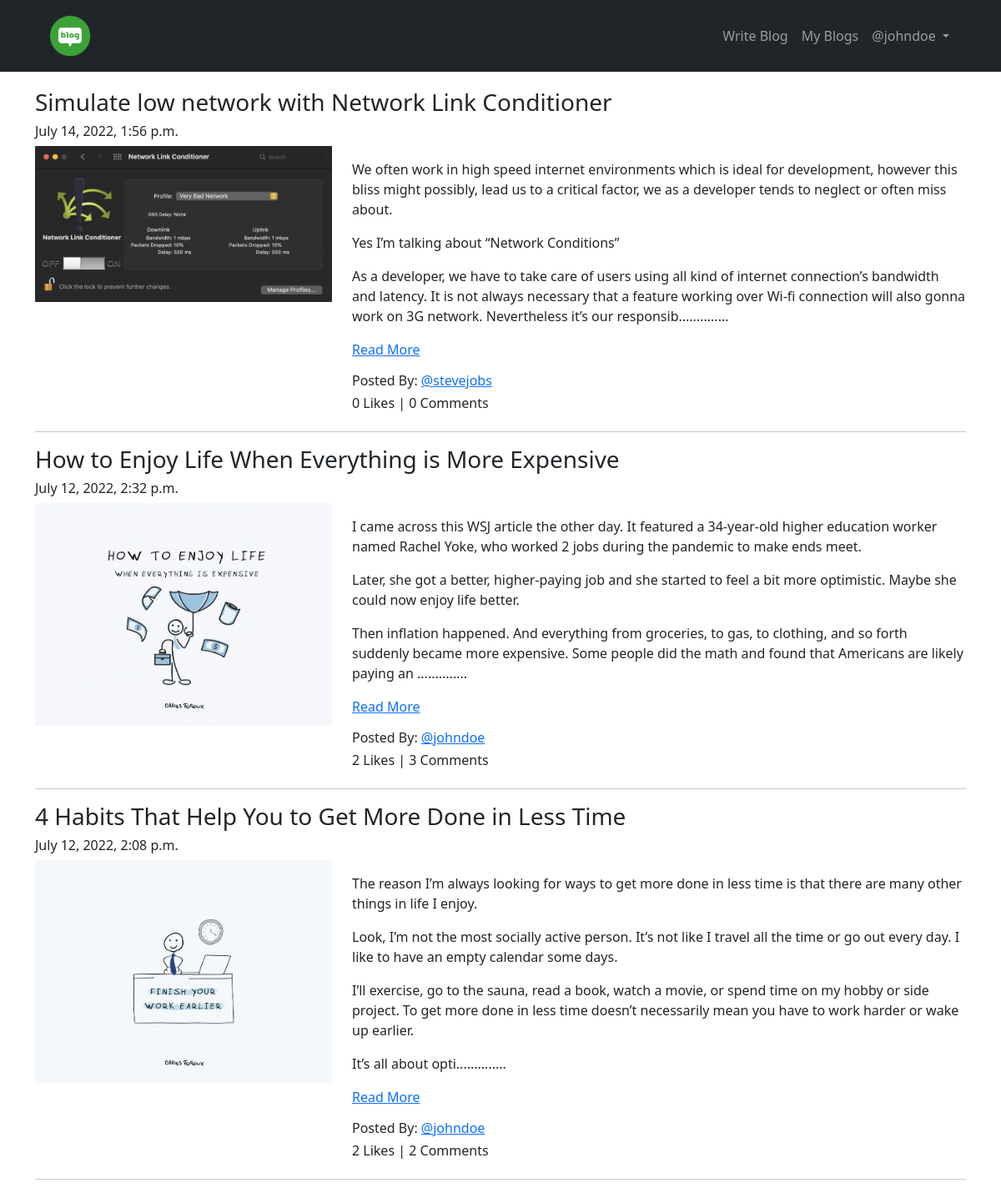
Page /blog/ (signed in) on the committed database.
### App_Blog/models.py (models this page shows, shortened)
class Blog(models.Model):
    author = models.ForeignKey(User, related_name='post_author', on_delete=models.CASCADE)
    blog_title = models.CharField(max_length=264, verbose_name='Put a Title')
    slug = models.SlugField(max_length=264, unique=True)
    blog_content = models.TextField(verbose_name='What is on yout mind?')
    blog_image = models.ImageField(upload_to='blog_images', verbose_name='Image')
    publish_date = models.DateTimeField(auto_now_add=True)
    update_date = models.DateTimeField(auto_now=True)
    class Meta:
        ordering = ('-publish_date',)

### App_Blog/views.py (the view)
# urls.py: path('', views.BlogList.as_view(), name='blog_list'),
class BlogList(ListView):
    context_object_name = 'blogs'
    model = Blog
    template_name = 'App_Blog/blog_list.html'

### App_Blog/templatetags/custom_filters.py (called while the page is built)
def range_filter(value):
    return value[0:500] + '..............'

### templates/App_Blog/blog_list.html (shortened to what this page needs)
{% extends 'base.html' %}
{% load custom_filters %}
{% block body_block %}
{% for blog in blogs %}
<h3>{{ blog.blog_title }}</h3>
<h6>{{ blog.publish_date }}</h6>
<div class="row">
    <div class="col-sm-4">
        <img src="/media/{{ blog.blog_image }}" alt="{{ blog.blog_title }}" title="{{ blog.blog_title }}" width="100%">
    </div>
    <div class="col-sm-8">
        <p>{{ blog.blog_content|range_filter|linebreaks }} <a href="{% url 'App_Blog:blog_details' slug=blog.slug %}">Read More</a></p>
        <h6>Posted By: <a href="#">@{{ blog.author }}</a></h6>
        <h6>{{ blog.liked_blog.count }} Likes | {{ blog.blog_comment.count }} Comments</h6>
    </div>
</div>
<hr>
{% endfor %}
{% endblock %}

### templates/base.html (shortened to what this page needs)
<!DOCTYPE html>
<html lang="en">
<head>
    <link href="https://cdn.jsdelivr.net/npm/bootstrap@5.2.0-beta1/dist/css/bootstrap.min.css" rel="stylesheet">
    <link rel="stylesheet" href="https://cdnjs.cloudflare.com/ajax/libs/font-awesome/6.1.1/css/all.min.css" />
</head>
<body>
      <div class="header" style="background:#212529">
        <div class="container">
          <nav class="navbar navbar-expand-sm bg-dark navbar-dark">
            <div class="container-fluid">
              <a class="navbar-brand" href="{% url 'index' %}"><img src="/media/logo.png" width="60px"></a>
              <div class="collapse navbar-collapse" id="navbarNav">
                <ul class="navbar-nav ms-auto">
                  {% if not user.is_authenticated %}
                  <li class="nav-item">
                    <a class="nav-link" aria-current="page" href="{% url 'App_Login:signup' %}">Sign Up</a>
                  </li>
                  <li class="nav-item">
                    <a class="nav-link" aria-current="page" href="{% url 'App_Login:login' %}">Login</a>
                  </li>
                  {% else %}
                  <li class="nav-item">
                    <a class="nav-link" aria-current="page" href="{% url 'App_Blog:create_blog' %}">Write Blog</a>
                  </li>
                  <li class="nav-item">
                    <a class="nav-link" aria-current="page" href="{% url 'App_Blog:my_blogs' %}">My Blogs</a>
                  </li>
                  <li class="nav-item dropdown">
                    <a class="nav-link dropdown-toggle" href="#" id="navbarDropdown" role="button" data-bs-toggle="dropdown" aria-expanded="false">
                      @{{ user.username }}
                    </a>
                  </li>
                  {% endif %}
                </ul>
              </div>
            </div>
          </nav>
        </div>
      </div>
      <div class="container" style="padding-top:20px">
        {% block body_block %}
        {% endblock %}
      </div>
</body>
</html>

### rows in the picture
Blog: blog_title "Simulate low network with Network Link Conditioner", publish_date "July 14, 2022, 1:56 p.m.", blog_image (picture), blog_content|range_filter "We often work in high speed internet environments which is ideal for development, however this bliss might possibly, lead us to a critical factor, we as a developer tends to neglect or often miss about. Yes I’m talking about “Network Conditions” As a developer, we have to take care of users using all kind of internet connection’s bandwidth and latency. It is not always necessary that a feature working over Wi-fi connection will also gonna work on 3G network. Nevertheless it’s our responsib..............", author "stevejobs", liked_blog.count "0", blog_comment.count "0"
Blog: blog_title "How to Enjoy Life When Everything is More Expensive", publish_date "July 12, 2022, 2:32 p.m.", blog_image (picture), blog_content|range_filter "I came across this WSJ article the other day. It featured a 34-year-old higher education worker named Rachel Yoke, who worked 2 jobs during the pandemic to make ends meet. Later, she got a better, higher-paying job and she started to feel a bit more optimistic. Maybe she could now enjoy life better. Then inflation happened. And everything from groceries, to gas, to clothing, and so forth suddenly became more expensive. Some people did the math and found that Americans are likely paying an ..............", author "johndoe", liked_blog.count "2", blog_comment.count "3"
Blog: blog_title "4 Habits That Help You to Get More Done in Less Time", publish_date "July 12, 2022, 2:08 p.m.", blog_image (picture), blog_content|range_filter "The reason I’m always looking for ways to get more done in less time is that there are many other things in life I enjoy. Look, I’m not the most socially active person. It’s not like I travel all the time or go out every day. I like to have an empty calendar some days. I’ll exercise, go to the sauna, read a book, watch a movie, or spend time on my hobby or side project. To get more done in less time doesn’t necessarily mean you have to work harder or wake up earlier. It’s all about opti..............", author "johndoe", liked_blog.count "2", blog_comment.count "2"

### other values in the picture
{{ user.username }} "johndoe"
